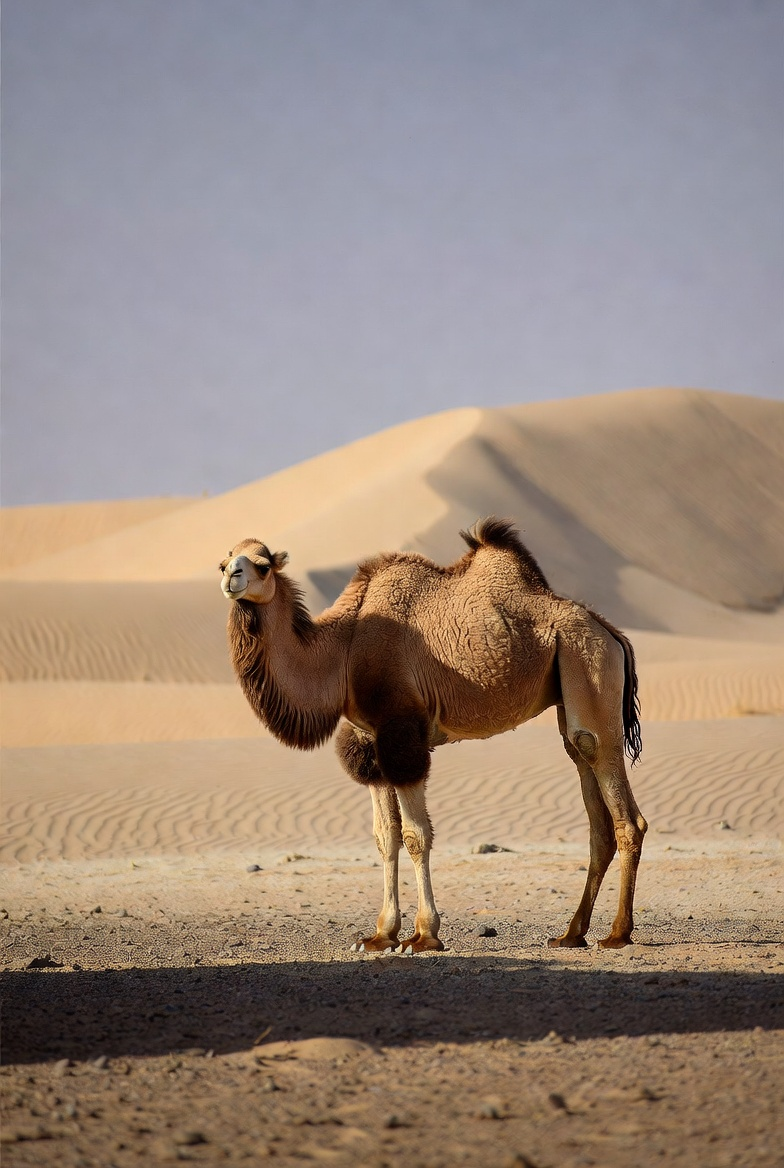
#> input picture dataset/test/ai/015418b7-2fc4-417b-9758-cb7498c8232c.jpg, 784 x 1168 px, found by its file name; its folder holds only this picture in this run
$ python preprocesing.py
#> lines starting #> are read from the running program, lines starting #| are printed output that depends on the picture
import os
import cv2

IMAGE_SIZE = (256, 256)

BASE_DIR = os.path.dirname(os.path.dirname(os.path.abspath(__file__)))
DATASET_DIR = os.path.join(BASE_DIR, "dataset")
OUTPUT_DIR = os.path.join(BASE_DIR, "processed")


def preprocess_image(input_path, output_path):
    image = cv2.imread(input_path)
#> image is the input picture: shape (1168, 784, 3); mean B, G, R 124.8, 136.3, 153.4
    if image is None:
        return

    image = cv2.resize(image, IMAGE_SIZE)
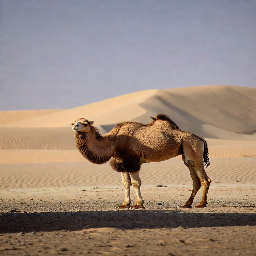
#> image: shape (256, 256, 3); mean B, G, R 124.7, 136.2, 153.3
    cv2.imwrite(output_path, image)


def process_folder(split, label):
    input_dir = os.path.join(DATASET_DIR, split, label)
    output_dir = os.path.join(OUTPUT_DIR, split, label)

    os.makedirs(output_dir, exist_ok=True)

    for filename in os.listdir(input_dir):
        if filename.lower().endswith((".jpg", ".jpeg", ".png")):
            input_path = os.path.join(input_dir, filename)
            output_path = os.path.join(output_dir, filename)
            preprocess_image(input_path, output_path)


def main():
    for split in ["train", "test"]:
        for label in ["ai", "real"]:
            process_folder(split, label)


if __name__ == "__main__":
    main()
